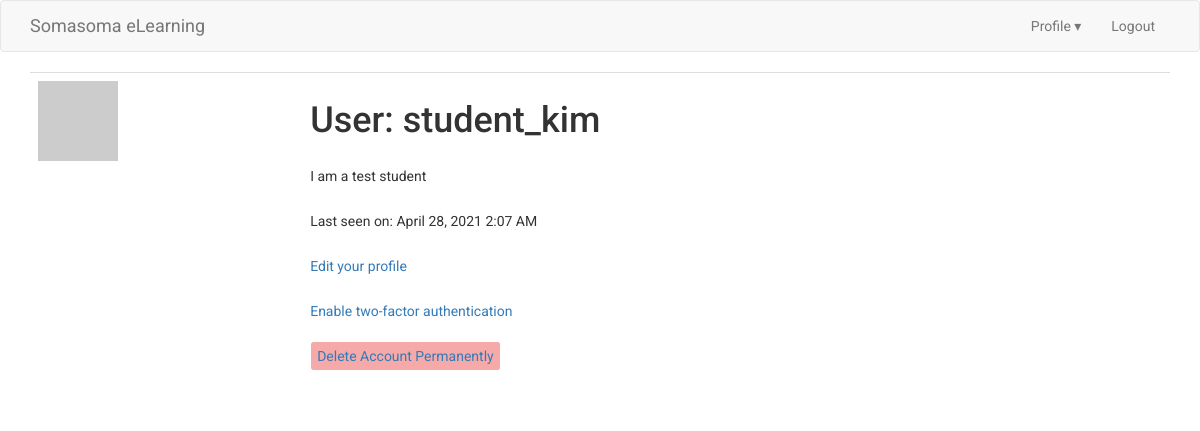
The page /profile/student/student_kim (signed in) on the database its author committed.
### app/models.py (models this page shows, shortened)
class Student(UserMixin, db.Model):
    id = db.Column(db.Integer, primary_key=True)
    first_name = db.Column(db.String(64),
                           index=True,
                           unique=True,
                           nullable=False
                           )
    last_name = db.Column(db.String(64),
                          index=True,
                          unique=True,
                          nullable=False
                          )
    username = db.Column(db.String(64),
                         index=True,
                         unique=True,
                         nullable=False
                         )
    email = db.Column(db.String(120),
                      index=True,
                      unique=True,
                      nullable=False
                      )
    verification_phone = db.Column(db.String(16))
    password_hash = db.Column(db.String(128))
    about_me = db.Column(db.String(300))
    last_seen = db.Column(db.DateTime, default=datetime.utcnow)
    def avatar(self, size):
        digest = md5(self.email.lower().encode('utf-8')).hexdigest()
        return f'https://www.gravatar.com/avatar/{digest}?d=identicon&s={size}'
    def two_factor_enabled(self):
        return self.verification_phone is not None

### app/routes.py (the view)
@app.route('/profile/student/<username>')
@login_required
def student_profile(username):
    student = Student.query.filter_by(username=username).first_or_404()
    return render_template('student_profile.html',
                           student=student,
                           title='Student Profile'
                           )

### app/models.py (called while the page is built)
@login.user_loader
def student_load_user(id):
    return Student.query.get(int(id))

### app/routes.py (called while the page is built)
@app.before_request
def before_request():
    if current_user.is_authenticated:
        current_user.last_seen = datetime.utcnow()
        db.session.commit()

### app/templates/student_profile.html
{% extends 'base.html' %}
{% import 'bootstrap/wtf.html' as wtf %}
{% block app_content %}
<div class="row">
    <div class="col-md-12">
        <table class="table table-hover">
            <tr valign='top'>
                <td><img src="{{ student.avatar(128) }}"></td>
                <td>
                    <h1>User: {{ student.username }}</h1>
                    {% if student.about_me %}
                        <p>
                            {{ student.about_me }}
                        </p>
                    {% endif %}
                    {% if student.last_seen %}
                        <p>
                            Last seen on: {{ moment(current_user.last_seen).format('LLL') }}
                        </p>
                    {% endif %}
                    {% if student %}
                        <p>
                            <a href="{{ url_for('edit_student_profile', username=student.username) }}">
                                Edit your profile
                            </a>
                        </p>
                    {%endif%}
                    {% if not student.two_factor_enabled() %}
                        <p>
                            <a href="{{ url_for('student_enable_2fa', username=student.username) }}">Enable two-factor authentication</a>
                        </p>
                    {% else %}
                        <p>
                            <a href="{{ url_for('student_disable_2fa', username=student.username) }}">Disable two-factor authentication</a>
                        </p>
                    {% endif %}
                    <p>
                        <span class="danger-warning">
                            <a href="{{ url_for('delete_student_account', username=student.username) }}">Delete Account Permanently</a>
                        </span>
                    </p>
                </td>
            </tr>
        </table>
    </div>
</div>
{% endblock %}

### app/static/css/styles.css (style rules this page uses)
body { font-family: 'Roboto', sans-serif; }
p { margin-top: 10px; margin-bottom: 10px; padding-top: 15px; }
.danger-warning { border: 1px solid #F5A9A9; background-color: #F5A9A9; margin-left: 1px; }
.danger-warning, .deactivate-warning { border-radius: 3px; padding: 5px; }

### rows shown on the page
Student: username "student_kim", about_me "I am a test student"
Student: last_seen "April 28, 2021 2:07 AM"
